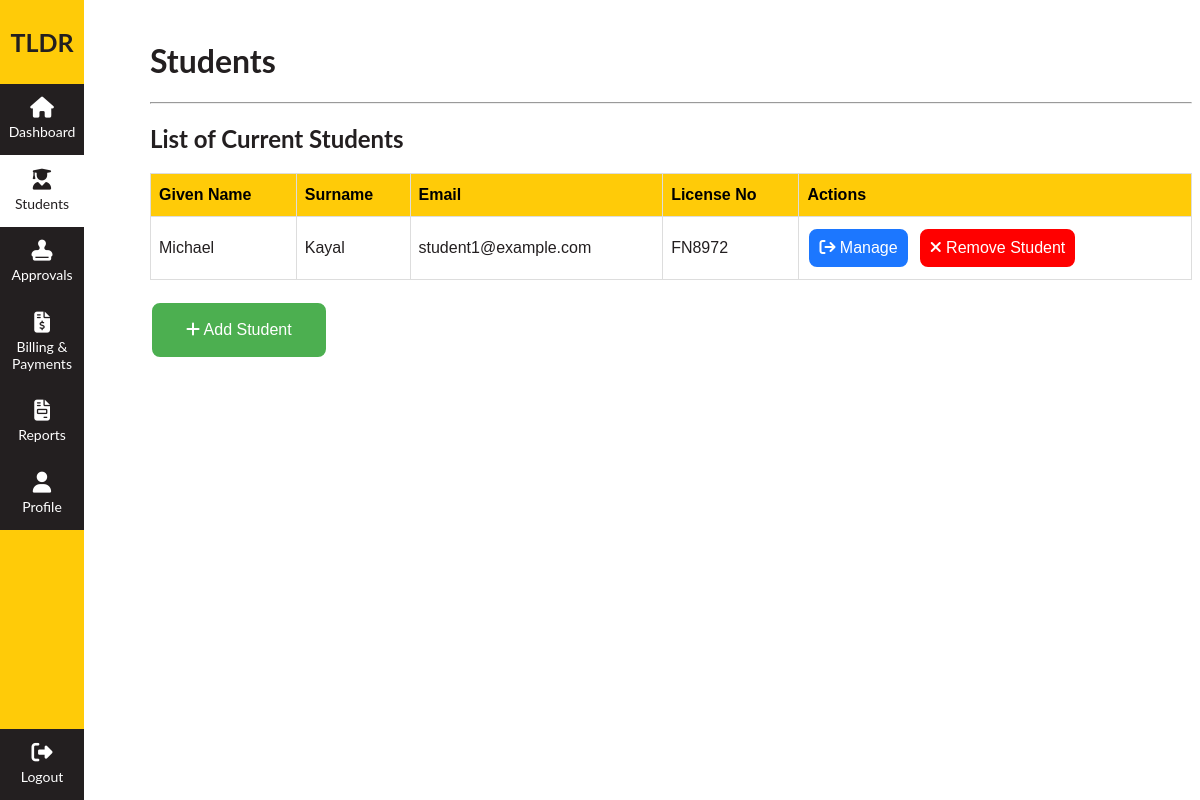
Page /pages/instructor/students.php (signed in) on the committed database.
### tables this page shows
CREATE TABLE users (
    user_id INT AUTO_INCREMENT PRIMARY KEY,
    email VARCHAR(255) NOT NULL,
    password VARCHAR(255) NOT NULL,
    given_name VARCHAR(255) NOT NULL,
    surname VARCHAR(255) NOT NULL,
    date_of_birth DATE NOT NULL,
    street_address VARCHAR(255) NOT NULL,
    suburb VARCHAR(50) NOT NULL,
    state VARCHAR(50) NOT NULL,
    postcode VARCHAR(10) NOT NULL,
    license_no VARCHAR(50) NOT NULL,
    role_id INT NOT NULL,
    instructor_id INT,
    UNIQUE (email),
    FOREIGN KEY (instructor_id) REFERENCES users(user_id)
);

### pages/instructor/students.php (the view, shortened to what this page needs)
<!DOCTYPE html>
<head>
    <link rel="stylesheet" href="../../styles/style.css">
</head>
<html>
<body>
    <?php
    require_once "../../inc/main.inc.php";
    ?>
    <h2>List of Current Students</h2>
    <table id="tldr-table">
        <thead>
            <tr>
                <th>Given Name</th>
                <th>Surname</th>
                <th>Email</th>
                <th>License No</th>
                <th>Actions</th>
            </tr>
        </thead>
        <tbody>
            <?php
            $query = "SELECT user_id, given_name, surname, email, license_no FROM users WHERE role_id = 3 AND instructor_id = ?";
            $stmt = $conn->prepare($query);
            $stmt->bind_param("i", $_SESSION['user_id']);
            $stmt->execute();
            $result = $stmt->get_result();
            if ($result->num_rows > 0) {
                while ($row = $result->fetch_assoc()) {
                    echo "<tr>";
                    echo "<td>" . $row['given_name'] . "</td>";
                    echo "<td>" . $row['surname'] . "</td>";
                    echo "<td>" . $row['email'] . "</td>";
                    echo "<td>" . $row['license_no'] . "</td>";
                    echo "<td>";
                    echo "<button class='btn-custom btn-blue btn-small' onclick='manageStudent(" . $row['user_id'] . ', "' . $row['given_name'] . '", "' . $row['surname'] . '", "' . $row['license_no'] . '"' . ")'><i class='fa-solid fa-arrow-right-from-bracket'></i> Manage</button>";
                    echo "<button class='btn-custom btn-red btn-small' onclick='removeStudent(" . $row['user_id'] . ")'><i class='fa-solid fa-xmark'></i> Remove Student</button>";
                    echo "</td>";
                    echo "</tr>";
                }
            } else {
                echo "<tr><td colspan='5'>You have no current students.</td></tr>";
            }
            ?>
        </tbody>
    </table>
    <br>
    <a href="add_student.php"><button id="addStudentButton" class="btn-custom"><i class="fa-solid fa-plus"></i> Add Student</button></a>
    <br>
    <br>
</body>
</html>

### styles/style.css (style rules this page uses)
body { font-family: "Lato Extended", "Lato", "Helvetica Neue", Helvetica, Arial, sans-serif; color: #231f20; margin-left: 150px; }
* { box-sizing: border-box; }
body { position: relative; }
#tldr-table { font-family: Arial, Helvetica, sans-serif; border-collapse: collapse; width: 100%; }
#tldr-table td, #tldr-table th { border: 1px solid #ddd; padding: 8px; }
#tldr-table th { padding-top: 12px; padding-bottom: 12px; text-align: left; background-color: #ffcb08; color: black; }
.btn-custom { border-radius: 8px; background-color: #4caf50; border: none; color: white; padding: 16px 32px; text-align: center; text-decoration: none; display: inline-block; font-size: 16px; margin: 4px 2px; transition-duration: 0.2s; cursor: pointer; border: 2px solid #4caf50; }
.btn-small { padding: 8px 8px; transition-duration: 0.1s; margin-right: 10px; }
.btn-blue { background-color: rgb(28, 119, 255); border: 2px solid rgb(28, 119, 255) !important; }
.btn-red { background-color: red; border: 2px solid red !important; }
table { width: 100%; border-collapse: collapse; }
th, td { border: 1px solid #000000; text-align: left; padding: 8px; }
th { background-color: #f2f2f2; }
a { text-decoration: none !important; color: inherit; }

### rows in the picture
users: given_name "Michael", surname "Kayal", email "student1@example.com", license_no "FN8972"
